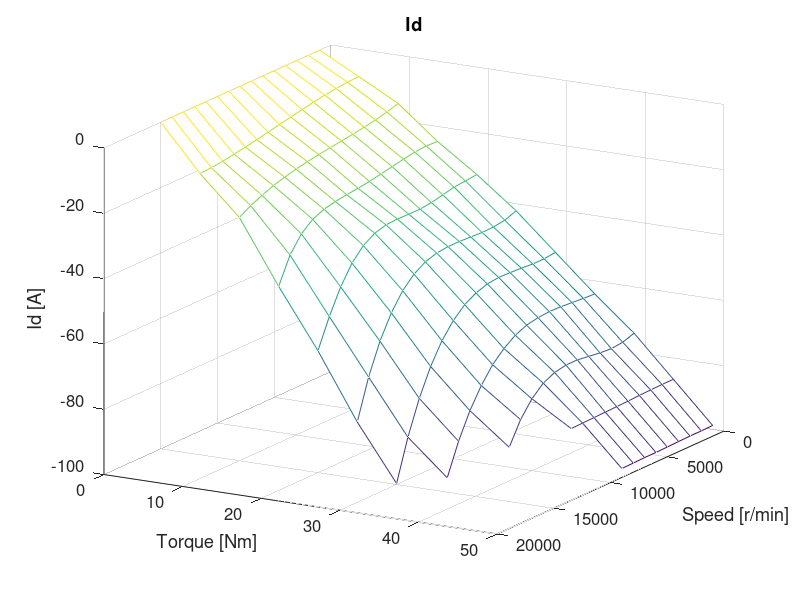
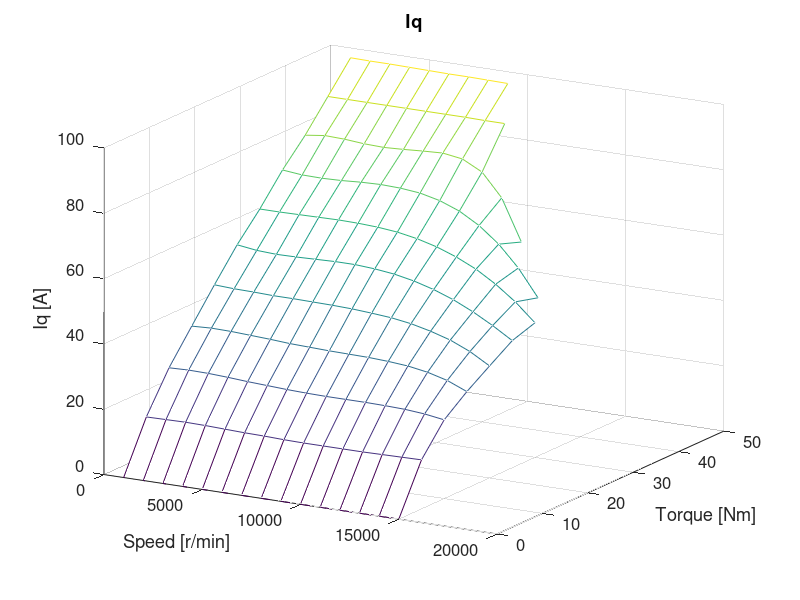

Write MATLAB code to recreate these figures, in order.
speed = 1000:1000:15000;
torque = 0:5:50;

[S, T] = meshgrid(speed, torque);

data = csvread('max_eff_id.csv', 1, 1);

for i=2:11
    for j = 2:15
        if data(i, j) == 0
            data(i, j) = inf;
        end
    end
end

figure(1);
mesh(S, T, data);
view(120, 20);
title('Id');
xlabel('Speed [r/min]');
ylabel('Torque [Nm]');
zlabel('Id [A]');
set(gca, 'fontsize', 12);

data = csvread('max_eff_iq.csv', 1, 1);

for i=2:11
    for j = 2:15
        if data(i, j) == 0
            data(i, j) = inf;
        end
    end
end

figure(2);
mesh(S, T, data);
view(30, 20);
title('Iq');
xlabel('Speed [r/min]');
ylabel('Torque [Nm]');
zlabel('Iq [A]');
set(gca, 'fontsize', 12);